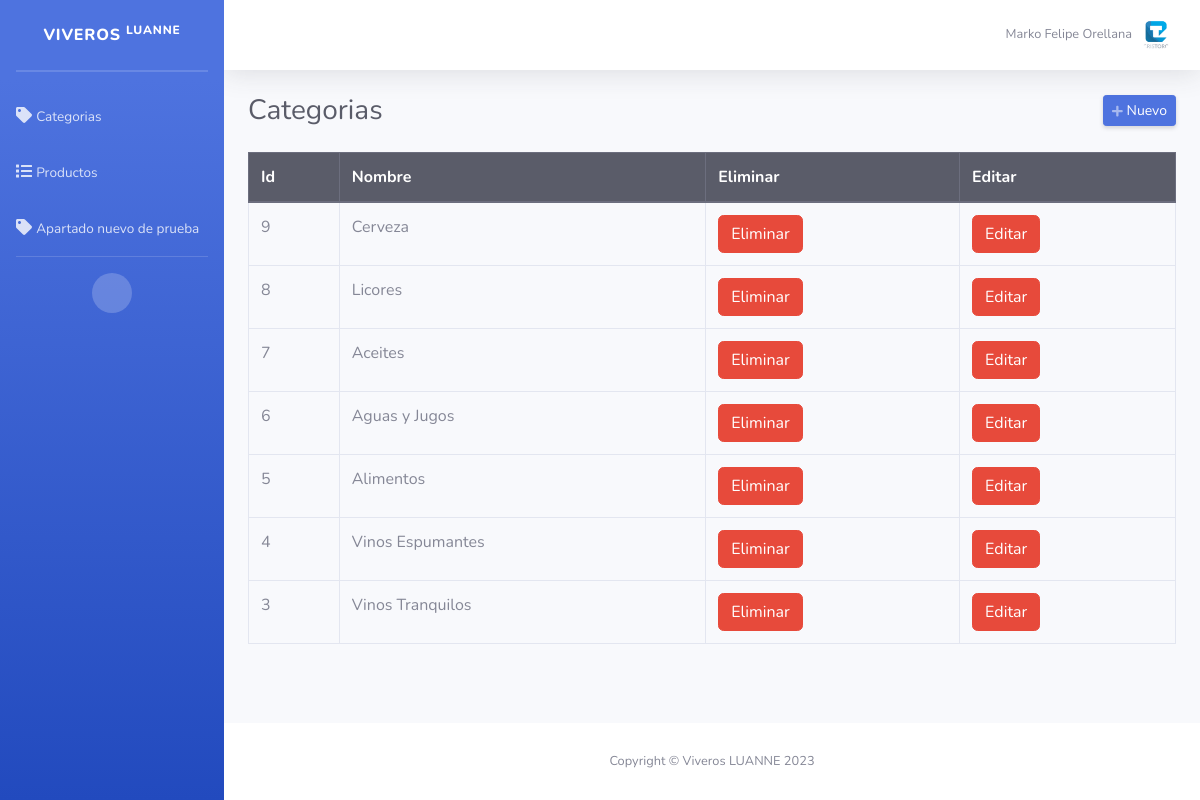
The app's page /CristaleriasToro/Administrador/categorias.php with its own data.
### tables this page shows
CREATE TABLE `categorias` (
  `id` int(11) NOT NULL,
  `categoria` varchar(50) NOT NULL
);

### CristaleriasToro/Administrador/categorias.php (the view, shortened to what this page needs)
<?php
include("header.php");
?>
<div class="d-sm-flex align-items-center justify-content-between mb-4">
    <h1 class="h3 mb-0 text-gray-800">Categorias</h1>
    <a href="#" class="d-none d-sm-inline-block btn btn-sm btn-primary shadow-sm" id="abrirCategoria"><i class="fas fa-plus fa-sm text-white-50"></i> Nuevo</a>
</div>
<div class="row">
    <div class="col-md-12">
        <div class="table-responsive">
            <table class="table table-hover table-bordered" style="width: 100%;">
                <thead class="thead-dark">
                    <tr>
                        <th>Id</th>
                        <th>Nombre</th>
                        <th>Eliminar</th>
                        <th>Editar</th>
                    </tr>
                </thead>
                <tbody>
                    <?php
                    $query = mysqli_query($coneccion, "SELECT * FROM categorias ORDER BY id DESC");
                    while ($data = mysqli_fetch_assoc($query)) { ?>
                        <tr>
                            <td><?php echo $data['id']; ?></td>
                            <td><?php echo $data['categoria']; ?></td>
                            <td>
                                <form method="post" action="eliminar.php?accion=cli&id=<?php echo $data['id']; ?>" class="d-inline eliminar">
                                    <button class="btn btn-danger" type="submit">Eliminar</button>
                                </form>
                            </td>
                            <td>
                                <form method="post" action="editar.php?accion=cli&id=<?php echo $data['id']; ?>" class="d-inline editar">
                                    <button class="btn btn-danger" type="submit">Editar</button>
                                </form>
                            </td>
                        </tr>
                    <?php } ?>
                </tbody>
            </table>
        </div>
    </div>
</div>
<?php include("footer.php"); ?>

### CristaleriasToro/Administrador/header.php (shortened to what this page needs)
<!DOCTYPE html>
<html lang="en">
<head>
    <link href="../css/sb-admin-2.min.css" rel="stylesheet">
</head>
<body id="page-top">
    <div id="wrapper">
        <ul class="navbar-nav bg-gradient-primary sidebar sidebar-dark accordion" id="accordionSidebar">
            <a class="sidebar-brand d-flex align-items-center justify-content-center" href="productos.php">
                <div class="sidebar-brand-text mx-3">Viveros <sup>LUANNE</sup></div>
            </a>
            <hr class="sidebar-divider my-0">
            <hr class="sidebar-divider">
            <li class="nav-item">
                <a class="nav-link" href="categorias.php">
                    <i class="fas fa-tag"></i>
                    <span>Categorias</span></a>
            </li>
            <li class="nav-item">
                <a class="nav-link" href="productos.php">
                    <i class="fas fa-list"></i>
                    <span>Productos</span></a>
            </li>
            <li class="nav-item">
                    <a class="nav-link" href="categorias.php">
                    <i class="fa fa-tag"></i>
                    <span>Apartado nuevo de prueba </span></a>
            </li>
            <hr class="sidebar-divider d-none d-md-block">
            <div class="text-center d-none d-md-inline">
                <button class="rounded-circle border-0" id="sidebarToggle"></button>
            </div>
        </ul>
        <div id="content-wrapper" class="d-flex flex-column">
            <div id="content">
                <nav class="navbar navbar-expand navbar-light bg-white topbar mb-4 static-top shadow">
                    <ul class="navbar-nav ml-auto">
                        <li class="nav-item dropdown no-arrow">
                            <a class="nav-link dropdown-toggle" href="#" id="userDropdown" role="button" data-toggle="dropdown" aria-haspopup="true" aria-expanded="false">
                                <span class="mr-2 d-none d-lg-inline text-gray-600 small">Marko Felipe Orellana</span>
                                <img class="img-profile rounded-circle" src="../img/FondoLogin.jpg">
                            </a>
                        </li>
                    </ul>
                </nav>
                <div class="container-fluid">

### CristaleriasToro/Administrador/footer.php (shortened to what this page needs)
</div>
</div>
<footer class="sticky-footer bg-white">
    <div class="container my-auto">
        <div class="copyright text-center my-auto">
            <span>Copyright &copy; Viveros LUANNE 2023</span>
        </div>
    </div>
</footer>
</div>
</div>
</body>
</html>

### records on screen
categorias: id "9", categoria "Cerveza"
categorias: id "8", categoria "Licores"
categorias: id "7", categoria "Aceites"
categorias: id "6", categoria "Aguas y Jugos"
categorias: id "5", categoria "Alimentos"
categorias: id "4", categoria "Vinos Espumantes"
categorias: id "3", categoria "Vinos Tranquilos"
